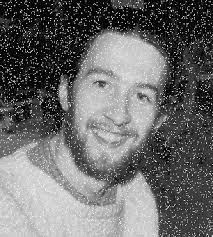
#> input picture iMAGE_PROCESSING_CLASSWORK_PRACTISE/noisee.jpg, 213 x 237 px
$ python contrahormonicMean.py
#> lines starting #> are read from the running program, lines starting #| are printed output that depends on the picture
import cv2
import numpy as np
def AM_mean(image,wind_size,q):
  size_pad = np.floor(wind_size/2)
  image_padded=np.pad(image,(int(size_pad),int(size_pad)),'reflect').astype(float)+0.000001
  image_output = image
  R,C = image.shape
  #print(i)
  #R,C = np.shape(image)
  for a in range(R):
    for b in range(C):
       patch_curr = image_padded[a:a + wind_size, b:b + wind_size]
       array1 = np.array(patch_curr)
       sum1 = np.sum(np.power(array1,q+1))
       sum2 = np.sum(np.power(array1,q))
       val = sum1/sum2
       image_output[a,b]=val
  print(sum)
  cv2.imshow("copy",image_output)
  cv2.waitKey(-2)

im = cv2.imread('noisee.jpg')
#> im is the input picture: shape (237, 213, 3); min 0, max 255, mean 107.2
grey = cv2.cvtColor(im,cv2.COLOR_BGR2GRAY)
AM_mean(grey,3,1)
#> in AM_mean, `image_padded=np.pad(image,(int(size_pad),int(size_pad)),'reflect').ast..`:
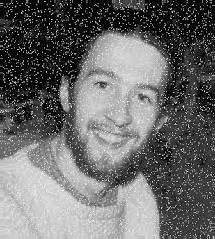
#> image_padded: shape (239, 215) float64; min 1e-06, max 255, mean 106.8; drawn with min black and max white
#> after the loop in AM_mean, `for a in range(R):`:
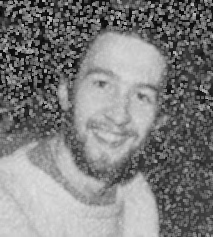
#> image_output: shape (237, 213); min 5, max 224, mean 125.4
AM_mean(grey,3,-1)
#> call 2 of AM_mean, with wind_size = 3, q = -1
#> in AM_mean (call 2), `image_padded=np.pad(image,(int(size_pad),int(size_pad)),'reflect').ast..`:
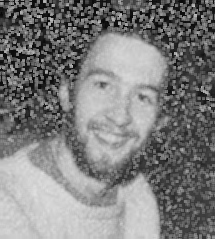
#> image_padded: shape (239, 215) float64; min 5, max 224, mean 125.2
#> after the loop in AM_mean (call 2), `for a in range(R):`:
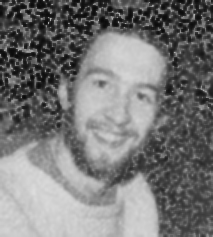
#> image_output: shape (237, 213); min 9, max 220, mean 119
